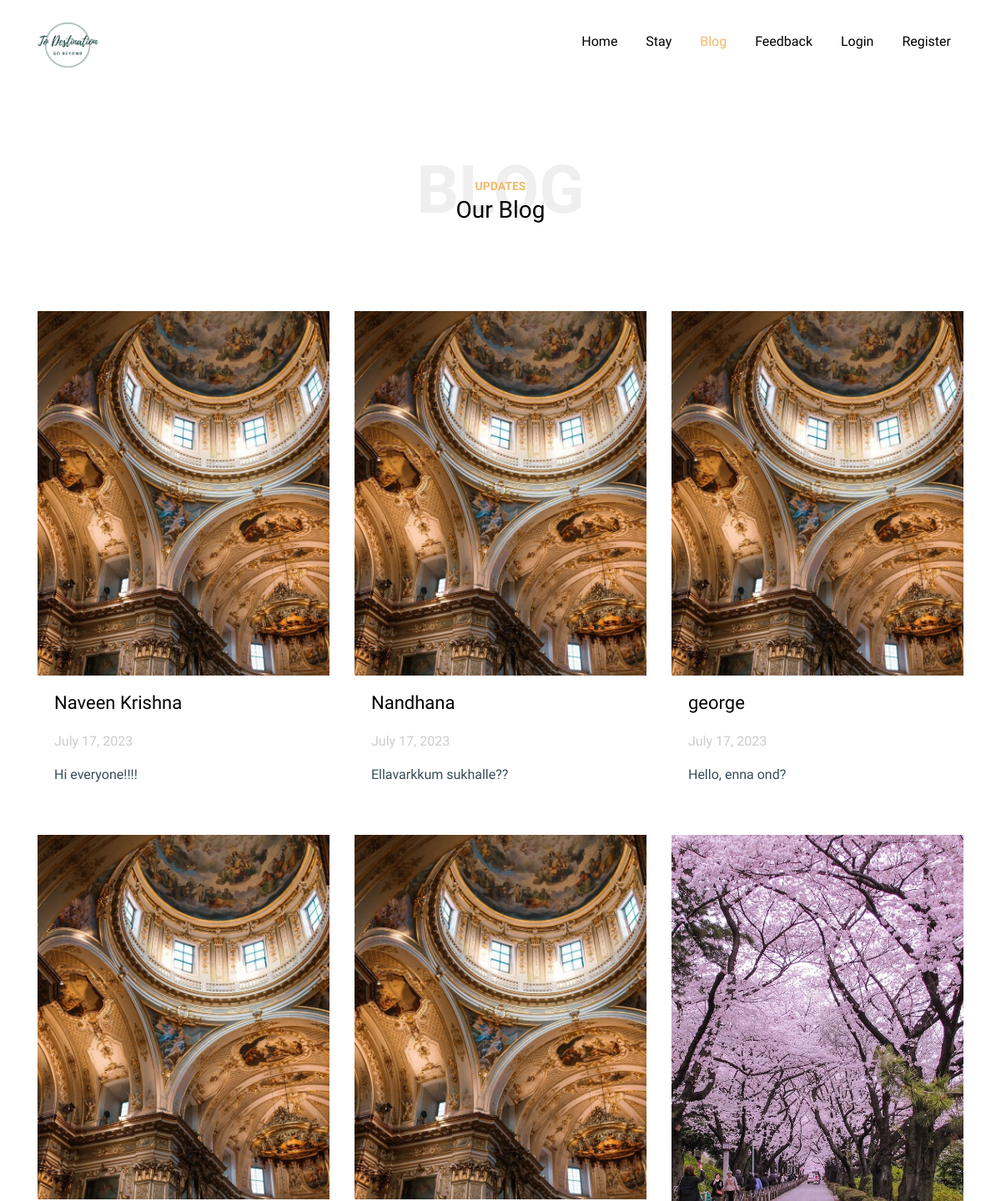
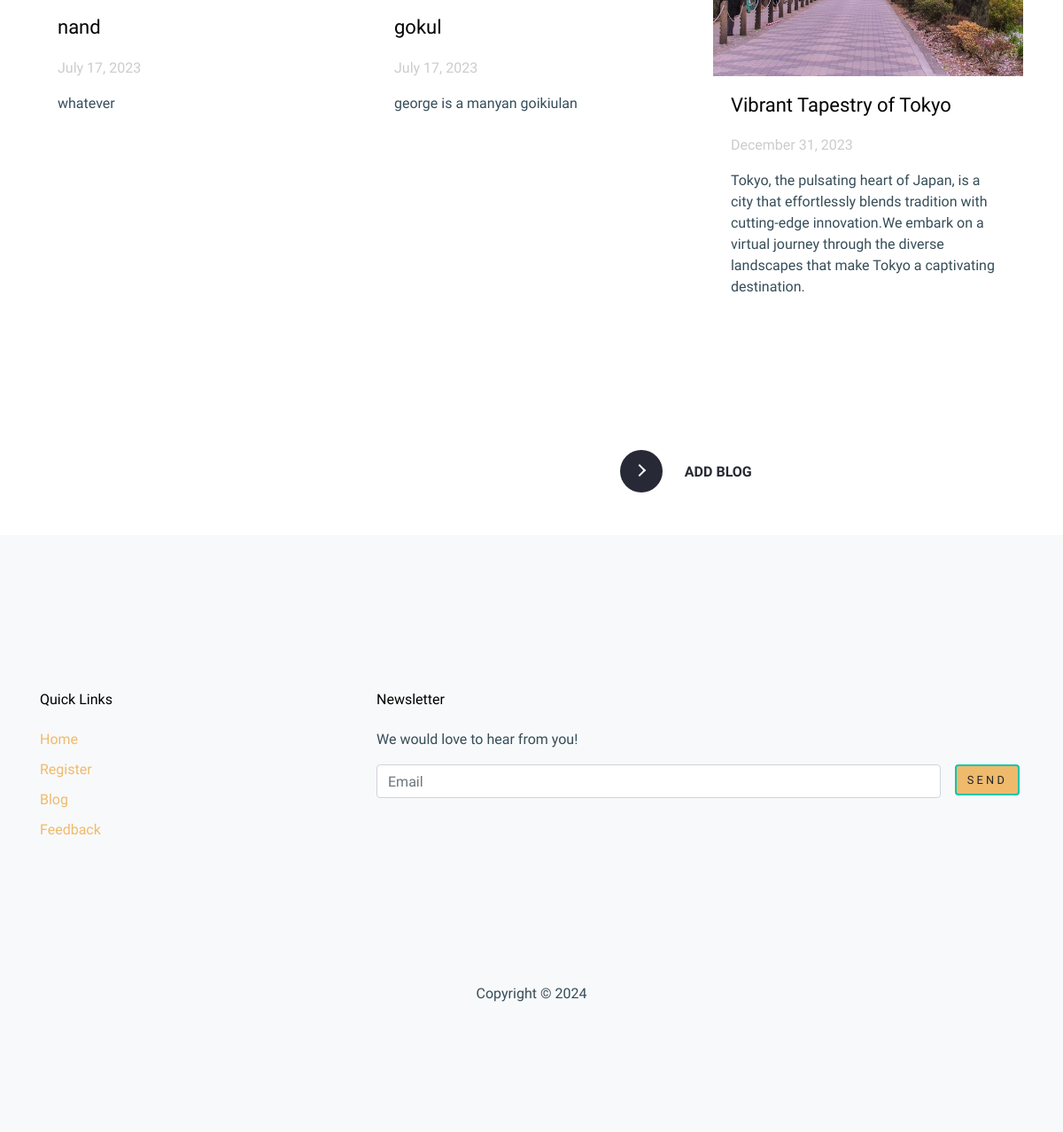
The app's page /Blog with its own data (2 pictures, top to bottom).
### users/models.py (models this page shows, shortened)
class blog(models.Model):
    username = models.CharField(blank=False,max_length=50)
    email = models.EmailField(blank=False,max_length=200)
    message = models.TextField(blank=False,max_length=250)

### users/views.py (the view)
# urls.py: path('Blog', views.Blog, name="Blog"),
def Blog(request):
    blg = blog.objects.all()
    return render(request, 'users/blog.html', {'blog':blg})

### templates/users/blog.html (shortened to what this page needs)
{% extends 'bases/userbase.html' %}
{% load static %}
{% block content %}
<link rel="stylesheet" href="{% static 'users/css/style.css' %}">
<link rel="stylesheet" href="{% static 'users/fonts/icomoon/style.css' %}">
<link rel="stylesheet" href="{% static 'users/css/bootstrap.min.css' %}">
<header class="site-navbar site-navbar-target" role="banner">
  <div class="container">
    <div class="row align-items-center position-relative">
      <div class="col-3 ">
        <div class="site-logo">
          <a href="index " class="font-weight-bold">
            <img src="{% static 'users/images/Blue Coming Soon Banner Landscape (1).jpg' %}" alt="Image"
              class="img-fluid">
          </a>
        </div>
      </div>
      <div class="col-9  text-right">
        <nav class="site-navigation text-right ml-auto d-none d-lg-block" role="navigation">
          <ul class="site-menu main-menu js-clone-nav ml-auto ">
            <li><a href="{% url 'index' %}" class="nav-link"
                style="font-family : Work Sans, sans-serif; font-size: 16px; font-weight :300;">Home</a></li>
            <li><a href="trip" class="nav-link">Stay</a></li>
            <li><a href="Blog" class="nav-link active">Blog</a></li>
            <li><a href="contacts" class="nav-link">Feedback</a></li>
            {% if request.user.is_authenticated %}
            <li><a href="user_logout" class="nav-link">Logout</a></li>
            {% else %}
            <li><a href="user_login" class="nav-link">Login</a></li>
            <li><a href="register" class="nav-link">Register</a></li>
            {% endif %}
          </ul>
        </nav>
      </div>
    </div>
  </div>
</header>
<body>
  <div class="site-section">
    <div class="container">
      <div class="row justify-content-center text-center">
        <div class="col-md-10">
          <div class="heading-39101 mb-5">
            <span class="backdrop text-center">Blog</span>
            <span class="subtitle-39191" style="font: size 40px;">Updates</span>
            <h3 styles="font-size: 2rem;">Our Blog</h3>
            <br><br>
          </div>
        </div>
      </div>
      <div class="row">
        {% for i in blog %}
        <div class="col-lg-4 col-md-6 mb-4">
          <div class="post-entry-1 h-100">
            <img src="{% static 'users/images/italy.jpg' %}" alt="Image" class="img-fluid">
            <div class="post-entry-1-contents">
              <h2>{{ i.username }}</h2>
              <span class="meta d-inline-block mb-3">July 17, 2023  </span>
              <p>{{i.message}}</p>
            </div>
          </div>
        </div>
        {% endfor %}
      <div class="col-lg-4 col-md-6 mb-4">
        <div class="post-entry-1 h-100">
            <img src="{% static 'users/images/The 14 Best Scenic Spots to see Cherry Blossoms in Tokyo _ The Creative Adventurer.jpeg' %}" alt="Image"
             class="img-fluid">
          <div class="post-entry-1-contents">
            <h2>Vibrant Tapestry of Tokyo</h2>
            <span class="meta d-inline-block mb-3">December 31, 2023 </span>
            <p>Tokyo, the pulsating heart of Japan, is a city that effortlessly blends tradition with cutting-edge innovation.We embark on a virtual journey through the diverse landscapes that make Tokyo a captivating destination.</p>
          </div>
        </div>
      </div>
    </div>
  </div>
</div>
  </div>
<button class="learn-more" style="left:700px;">
    <a href="form">
  <span class="circle" aria-hidden="true">
  <span class="icon arrow"></span>
  </span>
    <span class="button-text">Add Blog</span>
    </a>
</button>
<br><br><br>
</body>
{% endblock content %}

### templates/bases/userbase.html (shortened to what this page needs)
{% load static %}
<!doctype html>
<html lang="en">
<head>
  <link rel="stylesheet" href="{% static 'users/fonts/icomoon/style.css' %}">
  <link rel="stylesheet" href="{% static 'users/css/bootstrap.min.css' %}">
  <link rel="stylesheet" href="{% static 'users/css/bootstrap-datepicker.css' %}">
  <link rel="stylesheet" href="{% static 'users/css/jquery.fancybox.min.css' %}">
  <link rel="stylesheet" href="{% static 'users/css/owl.carousel.min.css' %}">
  <link rel="stylesheet" href="{% static 'users/css/owl.theme.default.min.css' %}">
  <link rel="stylesheet" href="{% static 'users/fonts/flaticon/font/flaticon.css' %}">
  <link rel="stylesheet" href="{% static 'users/css/aos.css' %}">
  <link rel="stylesheet" href="{% static 'css/style.css' %}">
  <link rel="stylesheet" href="{% static 'fonts/icomoon/style.css' %}">
  <link rel="stylesheet" href="{% static 'css/bootstrap.min.css' %}">
  <link rel="stylesheet" href="{% static 'users/css/style.css' %}">
</head>
<body data-spy="scroll" data-target=".site-navbar-target" data-offset="300">
  <div class="site-wrap" id="home-section">
    {% block content %}
    {% endblock content %}
    <footer class="site-footer bg-light" style="font-family:Work Sans, sans-serif; font-size: 16px;font-weight: 300;"><br><br>
      <div class="container">
        <div class="row">
          <div class="col-lg-3">
            <h2 class="footer-heading mb-4" style="font-family:Work Sans, sans-serif;font-size: 16px;font-weight:500;">Quick Links</h2>
            <ul class="list-unstyled">
              <li><a href="index">Home</a></li>
              <li><a href="register">Register</a></li>
              <li><a href="Blog">Blog</a></li>
              <li><a href="contacts">Feedback</a></li>
            </ul>
          </div>
          <div class="col-lg-8 ml-auto">
            <h2 class="footer-heading mb-4" style="font-family:Work Sans, sans-serif;font-size: 16px;font-weight:500;">Newsletter</h2>
            <p>We would love to hear from you!</p>
            <form action="#" class="d-flex" class="subscribe">
              <input type="text" class="form-control mr-3" placeholder="Email">
              <input type="submit" value="Send" class="btn btn-primary" style="font-family:Work Sans, sans-serif;font-feature-settings:normal;font-kerning: auto;font-optical-sizing:auto;font-size: 12.8px;">
            </form>
          </div>
        </div>
      </div>
      <div class="row pt-5 mt-5 text-center">
        <div class="col-md-12">
          <div class="border-top pt-5">
            <p>
              Copyright &copy;
            </p>
          </div>
        </div>
      </div>
</body>
</html>

### static/booking/css/style.css (style rules this page uses)
body { font-family: "Lato", Arial, sans-serif; font-weight: 400; font-size: 16px; line-height: 1.7; color: #777; background: #fff; }
a { color: #09C6AB; -webkit-transition: 0.5s; -o-transition: 0.5s; transition: 0.5s; }
p { margin-bottom: 20px; }
h1, h2, h3, h4, h5, h6, figure { color: #000; font-family: "Lato", Arial, sans-serif; font-weight: 400; margin: 0 0 20px 0; }
.btn { margin-right: 4px; margin-bottom: 4px; font-family: "Lato", Arial, sans-serif; font-size: 16px; font-weight: 400; -webkit-border-radius: 4px; -moz-border-radius: 4px; -ms-border-radius: 4px; border-radius: 4px; -webkit-transition: 0.5s; -o-transition: 0.5s; transition: 0.5s; padding: 8px 30px; }
.btn-primary { background: #09C6AB; color: #fff; border: 2px solid #09C6AB !important; }
.form-control { box-shadow: none; background: transparent; border: 2px solid rgba(0, 0, 0, 0.1); height: 46px; font-size: 16px; font-weight: 300; padding-left: 15px; padding-right: 15px; }

### static/users/css/style.css (style rules this page uses)
body { line-height: 1.7; color: #364d59 !important; font-weight: 300; font-size: 1rem; font-family: "Work Sans", sans-serif; }
a { -webkit-transition: .3s all ease; -o-transition: .3s all ease; transition: .3s all ease; text-decoration: none; }
h1, h2, h3, h4, h5, .h1, .h2, .h3, .h4, .h5 { color: #000; font-family: "Work Sans", sans-serif; }
.btn { font-size: .8rem; text-transform: uppercase; letter-spacing: .2rem; padding: 10px 20px; text-decoration: none; }
.form-control { height: 55px; background: #fff !important; font-family: "Work Sans", -apple-system, BlinkMacSystemFont, "Segoe UI", Roboto, "Helvetica Neue", Arial, "Noto Sans", sans-serif, "Apple Color Emoji", "Segoe UI Emoji", "Segoe UI Symbol", "Noto Color Emoji"; }
.site-section { padding: 2.5em 0; }
@media (min-width: 768px) { .site-section { padding: 5em 0; } }
.site-footer { padding: 4em 0; background: #efba6c; }
@media (min-width: 768px) { .site-footer { padding: 8em 0; } }
.site-footer .border-top { border-top: 1px solid rgba(255, 255, 255, 0.1) !important; }
.site-footer ul li { margin-bottom: 10px; }
.site-footer .footer-heading { font-size: 16px; }
.site-navbar { margin-bottom: 0px; z-index: 1999; top: 0; width: 100%; padding: 1rem; background: white; }
.site-navbar .site-logo { margin: 0; padding: 0; font-size: 1.7rem; }
.site-navbar .site-logo a { text-transform: uppercase; color: #fff; }
.site-navbar .site-logo a img { width: 73px; }
.site-navbar .site-navigation .site-menu { margin: 0; padding: 0; margin-bottom: 0; }
.site-navbar .site-navigation .site-menu .active { color: #efba6c !important; }
.site-navbar .site-navigation .site-menu a { text-decoration: none !important; display: inline-block; }
.site-navbar .site-navigation .site-menu > li { display: inline-block; }
.site-navbar .site-navigation .site-menu > li > a { margin-left: 15px; margin-right: 15px; padding: 20px 0px; color: #000 !important; display: inline-block; text-decoration: none !important; }
.site-mobile-menu .site-nav-wrap { padding: 0; margin: 0; list-style: none; position: relative; }
.site-mobile-menu .site-nav-wrap a { padding: 10px 20px; display: block; position: relative; color: #212529; }
.site-mobile-menu .site-nav-wrap li { position: relative; display: block; }
.site-mobile-menu .site-nav-wrap li .nav-link.active { color: #efba6c; }
.site-mobile-menu .site-nav-wrap > li { display: block; position: relative; float: left; width: 100%; }
.site-mobile-menu .site-nav-wrap > li > a { padding-left: 20px; font-size: 20px; }
.site-section { padding: 7rem 0; }
.form-control { border: none; border: 1px solid #e6e6e6; }
.bg-light { background-color: #f6f5f5 !important; }
.post-entry-1 .meta { color: #ccc; }
.post-entry-1 .post-entry-1-contents { background: #fff; padding: 20px; }
.post-entry-1 .post-entry-1-contents h2 { font-size: 22px; margin-bottom: 20px; }
.subtitle-39191 { color: #efba6c; text-transform: uppercase; font-size: 14px; font-weight: bold; }
.heading-39101 { position: relative; }
.heading-39101 .backdrop { line-height: 1; top: -20%; position: absolute; text-transform: uppercase; z-index: -1; font-weight: 900 !important; font-size: 5rem; color: #efefef; }
.heading-39101 .backdrop.text-center { left: 50%; -webkit-transform: translateX(-50%); -ms-transform: translateX(-50%); transform: translateX(-50%); }

### records on screen
blog: username "Naveen Krishna", message "Hi everyone!!!!"
blog: username "Nandhana", message "Ellavarkkum sukhalle??"
blog: username "george", message "Hello, enna ond?"
blog: username "nand", message "whatever"
blog: username "gokul", message "george is a manyan goikiulan"
